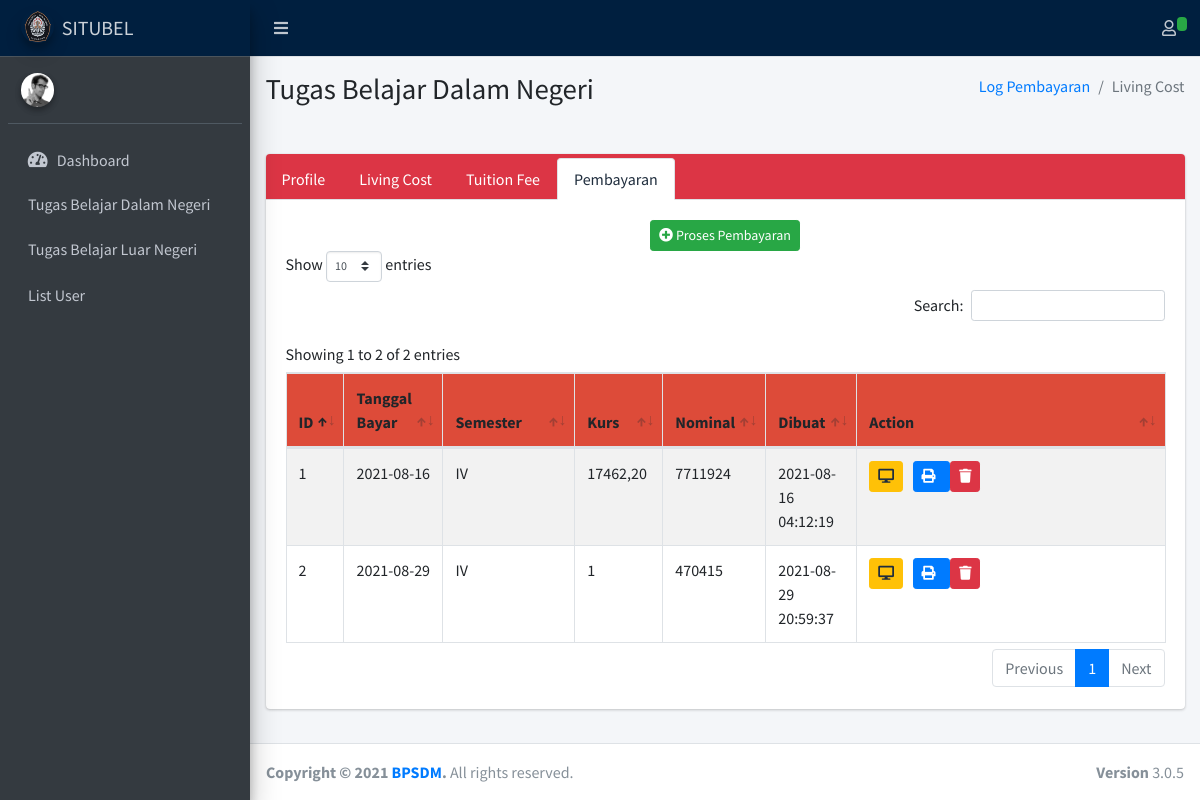
Page /admin/tubeldn/pembayaran/8 on the committed database.
### tables this page shows
CREATE TABLE `report_bayar` (
  `id` int(11) NOT NULL,
  `users_id` int(11) NOT NULL,
  `semester` varchar(16) NOT NULL,
  `nomor_sk` text NOT NULL,
  `kurs` varchar(64) NOT NULL,
  `tanggal_bayar` date NOT NULL,
  `biaya_admin` varchar(64) NOT NULL,
  `keterangan_biaya_admin` text NOT NULL,
  `nominal` int(64) NOT NULL,
  `admin` int(11) NOT NULL,
  `created_at` datetime NOT NULL,
  `updated_at` datetime NOT NULL
);

### application/controllers/adminweb/MonitoringDn.php (called while the page is built, shortened)
<?php
class MonitoringDn extends CI_Controller {
    public function __construct()
    {
        $this->load->model('UserModel');
        $this->load->model('StudyModel');
        $this->load->model('ReportModel');
        $this->load->model('ReporttypeModel');
        $this->load->model('ReportbayarModel');
    }
	public function pembayaran()
	{
		$id = $this->uri->segment(4);
		$bayar = $this->ReportbayarModel->show_id($id);
		$reports_living = $this->ReportModel->show_report_tubeldn($id,1);
		$reports_tuition = $this->ReportModel->show_report_tubeldn($id,2);
        $this->load->view('main_admin.php',[
            "page" => "monitoringdn",
            "content" => [],
			"category" => 'pembayaran',
			"users_id" => $id,
			"bayars" => $bayar,
			"report_livings" => $reports_living,
			"report_tuitions" => $reports_tuition,
        ]);
	}
}

### index.php (called while the page is built, shortened)
<?php
require_once BASEPATH.'core/CodeIgniter.php';

### application/models/ReportbayarModel.php (called while the page is built, shortened)
<?php if(!defined('BASEPATH')) exit('Hacking Attempt : Keluar dari sistem..!!');
class ReportbayarModel extends CI_Model
{
	public function show_id($id)
    {
        $this->db->select('*');
		$this->db->where('users_id',$id);
        return $this->db->get('report_bayar')->result();
    }
}

### application/views/pages/admin/monitoringdn.php (the view, shortened to what this page needs)
<div class="content-wrapper">
	<section class="content-header">
		<div class="container-fluid">
			<div class="row mb-2">
				<div class="col-sm-6">
					<h1>Tugas Belajar Dalam Negeri</h1>
				</div>
				<div class="col-sm-6">
					<ol class="breadcrumb float-sm-right">
						<li class="breadcrumb-item"><a href="#">Log Pembayaran</a></li>
						<li class="breadcrumb-item active">Living Cost</li>
					</ol>
				</div>
			</div>
		</div>
	</section>
	<br>
	<section class="content">
		<div class="container-fluid">
			<div class="row">
				<div class="col-12">
					<div class="card card-danger card-tabs">
						<div class="card-header p-0 pt-1">
							<ul class="nav nav-tabs" id="custom-tabs-one-tab" role="tablist">
								<li class="nav-item">
									<a class="nav-link <?= $category == 'profile' ?'active':''?>"
										id="custom-tabs-one-home-tab"
										href="<?= base_url('admin/monitoringdn/').$users_id ?>" role="tab"
										aria-controls="custom-tabs-one-home" aria-selected="true">Profile</a>
								</li>
								<li class="nav-item">
									<a class="nav-link <?= $category == 'livingcost' ?'active':''?>"
										id="custom-tabs-one-home-tab"
										href="<?= base_url('admin/tubeldn/livingcost/').$users_id ?>" role="tab"
										aria-controls="custom-tabs-one-home" aria-selected="true">Living Cost</a>
								</li>
								<li class="nav-item">
									<a class="nav-link <?= $category == 'tuitionfee' ?'active':''?>"
										id="custom-tabs-one-profile-tab"
										href="<?= base_url('admin/tubeldn/tuitionfee/').$users_id ?>" role="tab"
										aria-controls="custom-tabs-one-profile" aria-selected="false">Tuition Fee</a>
								</li>
								<li class="nav-item">
									<a class="nav-link <?= $category == 'pembayaran' ?'active':''?>"
										id="custom-tabs-one-messages-tab"
										href="<?= base_url('admin/tubeldn/pembayaran/').$users_id ?>" role="tab"
										aria-controls="custom-tabs-one-messages" aria-selected="false">Pembayaran</a>
								</li>
							</ul>
						</div>
						<div class="card-body">
							<div class="tab-content" id="custom-tabs-one-tabContent">
								<div class="tab-pane fade <?= $category == 'pembayaran' ?'show active':''?>"
									id="custom-tabs-one-messages" role="tabpanel"
									aria-labelledby="custom-tabs-one-messages-tab">
									<div class="text-center">
										<button type="button" class="btn btn-sm btn-success" data-toggle="modal"
									data-target="#tambah-pembayaran"><i class="fa fa-plus-circle"></i>&nbsp;Proses Pembayaran</button>
									</div>
									<table class="table table-striped table-bordered table-hover dataku">
										<thead class="atas">
											<tr>
												<th width="5%">ID</th>
												<th width="10%">Tanggal Bayar</th>
												<th width="15%">Semester</th>
												<th width="10%">Kurs</th>
												<th width="10%">Nominal</td>
												<th width="10%">Dibuat</td>
												<th>Action</th>
											</tr>
										</thead>
										<tbody>
											<?php
											$no=1;
											if(@$bayars != NULL) {
											foreach ($bayars as $bayar) {
											?>
											<tr>
												<td><?php echo $no; ?></td>
												<td><?php echo $bayar->tanggal_bayar; ?></td>
												<td><?php echo $bayar->semester; ?></td>
												<td><?php echo $bayar->kurs; ?></td>
												<td><?php echo $bayar->nominal; ?></td>
												<td><?php echo $bayar->created_at; ?></td>
												<td>
													<button type="button" class="btn btn-warning btn-sm"
														data-toggle="modal"
														data-target="#edit-bayar<?php echo $bayar->id;?>"><i
															class="fa fa-desktop "></i></button>&nbsp;&nbsp;
													<a target="_blank()" type="button" class="btn btn-sm btn-primary"
													href="<?= base_url('admin/tubeldn/pembayaran_cetak/').$bayar->id?>"><i
															class="fa fa-print"></i></button>&nbsp;&nbsp;
													<a class="btn btn-danger btn-sm delete-link"
														href="<?= base_url('User/delete/'.$bayar->id);?>"><i
															class="fa fa-trash "></i></a>
												</td>
											</tr>
											<?php $no++;
												}
											} ?>
										</tbody>
									</table>
								</div>
							</div>
						</div>
					</div>
				</div>
			</div>
		</div>
</div>
</div>

### application/views/templates/admin/head.php (style rules this page uses)
.atas { background-color: #DD4B39; border-color: green; border-color: green; }

### rows in the picture
report_bayar: tanggal_bayar "2021-08-16", semester "IV", kurs "17462,20", nominal "7711924", created_at "2021-08-16 04:12:19"
report_bayar: tanggal_bayar "2021-08-29", semester "IV", kurs "1", nominal "470415", created_at "2021-08-29 20:59:37"
